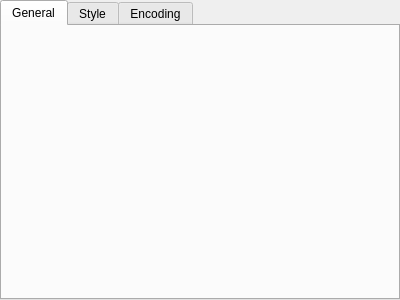
<?xml version="1.0" encoding="UTF-8"?>
<ui version="4.0">
 <class>ExportOptionsDialog</class>
 <widget class="QDialog" name="ExportOptionsDialog">
  <property name="windowModality">
   <enum>Qt::ApplicationModal</enum>
  </property>
  <property name="geometry">
   <rect>
    <x>0</x>
    <y>0</y>
    <width>400</width>
    <height>300</height>
   </rect>
  </property>
  <property name="contextMenuPolicy">
   <enum>Qt::NoContextMenu</enum>
  </property>
  <property name="windowTitle">
   <string>Export Options</string>
  </property>
  <property name="locale">
   <locale language="English" country="UnitedStates"/>
  </property>
  <layout class="QVBoxLayout" name="verticalLayout">
   <property name="spacing">
    <number>0</number>
   </property>
   <property name="margin">
    <number>0</number>
   </property>
   <item>
    <widget class="QTabWidget" name="tabWidget">
     <property name="currentIndex">
      <number>0</number>
     </property>
     <widget class="QWidget" name="tabGeneral">
      <attribute name="title">
       <string>General</string>
      </attribute>
     </widget>
     <widget class="QWidget" name="tabStyle">
      <property name="accessibleName">
       <string/>
      </property>
      <attribute name="title">
       <string>Style</string>
      </attribute>
     </widget>
     <widget class="QWidget" name="tabEncoding">
      <property name="accessibleName">
       <string/>
      </property>
      <attribute name="title">
       <string>Encoding</string>
      </attribute>
     </widget>
    </widget>
   </item>
  </layout>
 </widget>
 <resources/>
 <connections/>
</ui>
